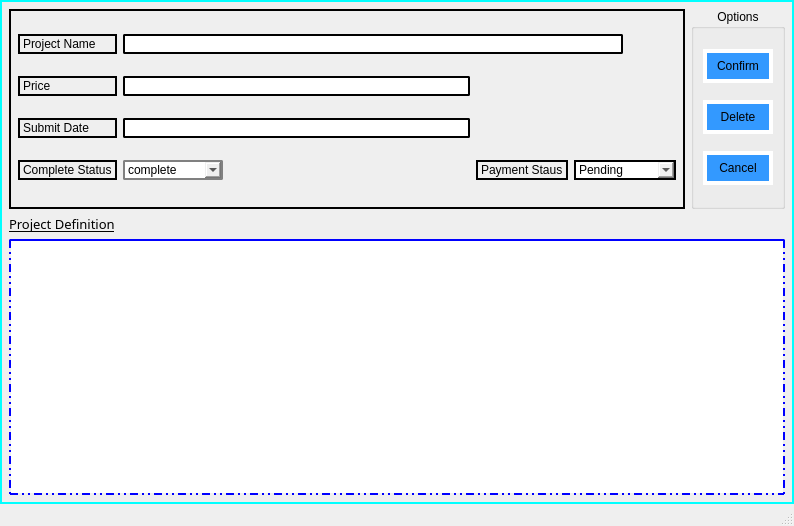
<?xml version="1.0" encoding="UTF-8"?>
<ui version="4.0">
 <class>MainWindow</class>
 <widget class="QMainWindow" name="MainWindow">
  <property name="geometry">
   <rect>
    <x>0</x>
    <y>0</y>
    <width>794</width>
    <height>526</height>
   </rect>
  </property>
  <property name="windowTitle">
   <string>EDIT ENTRY</string>
  </property>
  <property name="styleSheet">
   <string notr="true">QPushButton { 
background-color:rgb(51, 153, 255); 
border: 4px solid white;
padding: 6px 10px;
font: 75 12pt &quot;System&quot;;
}
#centralwidget{
border: 2px solid cyan;
background-color: qlineargradient(spread:pad, x1:0, y1:0, x2:1, y2:0, stop:0 rgba(153, 245, 230, 255), stop:0.09 rgba(220, 246, 236, 255), stop:0.14 rgba(150, 239, 246, 255), stop:0.187702 rgba(73, 187, 241, 255), stop:0.25 rgba(40, 151, 232, 255), stop:0.32 rgba(243, 248, 224, 255), stop:0.385 rgba(162, 249, 213, 237), stop:0.47 rgba(109, 168, 162, 227), stop:0.58 rgba(186, 232, 191, 232), stop:0.65 rgba(255, 255, 255, 255), stop:0.75 rgba(46, 142, 222, 255), stop:0.805 rgba(117, 187, 218, 255), stop:0.86 rgba(175, 254, 231, 255), stop:0.925566 rgba(254, 236, 244, 255), stop:1 rgba(191, 230, 255, 255));
}

QPushButton:pressed{
background-color: qlineargradient(spread:pad, x1:0, y1:0, x2:1, y2:0, stop:0 rgba(153, 245, 230, 255), stop:0.09 rgba(220, 246, 236, 255), stop:0.14 rgba(150, 239, 246, 255), stop:0.187702 rgba(73, 187, 241, 255), stop:0.25 rgba(40, 151, 232, 255), stop:0.32 rgba(243, 248, 224, 255), stop:0.385 rgba(162, 249, 213, 237), stop:0.47 rgba(109, 168, 162, 227), stop:0.58 rgba(186, 232, 191, 232), stop:0.65 rgba(255, 255, 255, 255), stop:0.75 rgba(46, 142, 222, 255), stop:0.805 rgba(117, 187, 218, 255), stop:0.86 rgba(175, 254, 231, 255), stop:0.925566 rgba(254, 236, 244, 255), stop:1 rgba(191, 230, 255, 255));
border: 3px solid white;
padding: 6px 10px;
font: 75 16pt &quot;System&quot;;
}

QTextEdit{
border:2px dot-dot-dash;
border-top-style: solid;
border-color: blue;
}

QLineEdit{
border: 2px solid grey;
border-radius: 2px 2px;
}

QLabel{
font: 10pt &quot;MS Gothic&quot;;
}</string>
  </property>
  <widget class="QWidget" name="centralwidget">
   <layout class="QGridLayout" name="gridLayout_3">
    <item row="0" column="0">
     <layout class="QVBoxLayout" name="verticalLayout_2">
      <item>
       <layout class="QHBoxLayout" name="horizontalLayout">
        <item>
         <widget class="QWidget" name="widgetlinedit" native="true">
          <property name="minimumSize">
           <size>
            <width>650</width>
            <height>200</height>
           </size>
          </property>
          <property name="styleSheet">
           <string notr="true">border: 2px solid balck;</string>
          </property>
          <layout class="QGridLayout" name="gridLayout_2">
           <item row="0" column="1">
            <spacer name="horizontalSpacer_2">
             <property name="orientation">
              <enum>Qt::Horizontal</enum>
             </property>
             <property name="sizeHint" stdset="0">
              <size>
               <width>40</width>
               <height>20</height>
              </size>
             </property>
            </spacer>
           </item>
           <item row="0" column="3">
            <widget class="QLineEdit" name="lineEdit_projectname">
             <property name="minimumSize">
              <size>
               <width>500</width>
               <height>0</height>
              </size>
             </property>
            </widget>
           </item>
           <item row="2" column="0">
            <widget class="QLabel" name="label_3">
             <property name="text">
              <string>Submit Date</string>
             </property>
            </widget>
           </item>
           <item row="0" column="0">
            <widget class="QLabel" name="label">
             <property name="text">
              <string>Project Name</string>
             </property>
            </widget>
           </item>
           <item row="3" column="3">
            <widget class="QComboBox" name="comboBox_completestatus">
             <property name="sizePolicy">
              <sizepolicy hsizetype="Fixed" vsizetype="Fixed">
               <horstretch>0</horstretch>
               <verstretch>0</verstretch>
              </sizepolicy>
             </property>
             <property name="maximumSize">
              <size>
               <width>100</width>
               <height>16777215</height>
              </size>
             </property>
             <property name="styleSheet">
              <string notr="true">border: 2px solid grey;
border-radius: 2px 2px;</string>
             </property>
             <item>
              <property name="text">
               <string>complete</string>
              </property>
             </item>
             <item>
              <property name="text">
               <string>pending</string>
              </property>
             </item>
            </widget>
           </item>
           <item row="3" column="0">
            <widget class="QLabel" name="label_4">
             <property name="text">
              <string>Complete Status</string>
             </property>
            </widget>
           </item>
           <item row="1" column="0">
            <widget class="QLabel" name="label_2">
             <property name="text">
              <string>Price</string>
             </property>
            </widget>
           </item>
           <item row="1" column="3">
            <widget class="QLineEdit" name="lineEdit_price"/>
           </item>
           <item row="2" column="3">
            <widget class="QLineEdit" name="lineEdit_submitdate"/>
           </item>
           <item row="3" column="6">
            <widget class="QComboBox" name="comboBox_paymentstatus">
             <property name="sizeAdjustPolicy">
              <enum>QComboBox::AdjustToMinimumContentsLength</enum>
             </property>
             <property name="minimumContentsLength">
              <number>10</number>
             </property>
             <item>
              <property name="text">
               <string>Pending</string>
              </property>
             </item>
             <item>
              <property name="text">
               <string>Cleared</string>
              </property>
             </item>
            </widget>
           </item>
           <item row="3" column="4">
            <widget class="QLabel" name="label_6">
             <property name="text">
              <string>Payment Staus</string>
             </property>
            </widget>
           </item>
          </layout>
         </widget>
        </item>
        <item>
         <widget class="QGroupBox" name="groupBox">
          <property name="sizePolicy">
           <sizepolicy hsizetype="Fixed" vsizetype="Preferred">
            <horstretch>0</horstretch>
            <verstretch>0</verstretch>
           </sizepolicy>
          </property>
          <property name="maximumSize">
           <size>
            <width>250</width>
            <height>16777215</height>
           </size>
          </property>
          <property name="title">
           <string>Options</string>
          </property>
          <property name="alignment">
           <set>Qt::AlignHCenter|Qt::AlignTop</set>
          </property>
          <property name="flat">
           <bool>true</bool>
          </property>
          <layout class="QGridLayout" name="gridLayout">
           <item row="0" column="0">
            <widget class="QPushButton" name="pushButton_confirm">
             <property name="text">
              <string>Confirm</string>
             </property>
            </widget>
           </item>
           <item row="2" column="0">
            <widget class="QPushButton" name="pushButton_cancel">
             <property name="text">
              <string>Cancel</string>
             </property>
            </widget>
           </item>
           <item row="1" column="0">
            <widget class="QPushButton" name="pushButton_delete">
             <property name="text">
              <string>Delete</string>
             </property>
            </widget>
           </item>
          </layout>
         </widget>
        </item>
       </layout>
      </item>
      <item>
       <layout class="QVBoxLayout" name="verticalLayout">
        <item>
         <widget class="QLabel" name="label_5">
          <property name="font">
           <font>
            <family>MS Gothic</family>
            <pointsize>10</pointsize>
            <weight>50</weight>
            <italic>false</italic>
            <bold>false</bold>
            <underline>true</underline>
           </font>
          </property>
          <property name="text">
           <string>Project Definition</string>
          </property>
         </widget>
        </item>
        <item>
         <widget class="QTextEdit" name="textEdit_projectdef">
          <property name="styleSheet">
           <string notr="true">font: 10pt &quot;MS PGothic&quot;;</string>
          </property>
         </widget>
        </item>
       </layout>
      </item>
     </layout>
    </item>
   </layout>
  </widget>
  <widget class="QStatusBar" name="statusbar"/>
 </widget>
 <tabstops>
  <tabstop>lineEdit_projectname</tabstop>
  <tabstop>lineEdit_price</tabstop>
  <tabstop>lineEdit_submitdate</tabstop>
  <tabstop>comboBox_completestatus</tabstop>
  <tabstop>textEdit_projectdef</tabstop>
  <tabstop>pushButton_confirm</tabstop>
  <tabstop>pushButton_delete</tabstop>
  <tabstop>pushButton_cancel</tabstop>
 </tabstops>
 <resources/>
 <connections/>
</ui>
